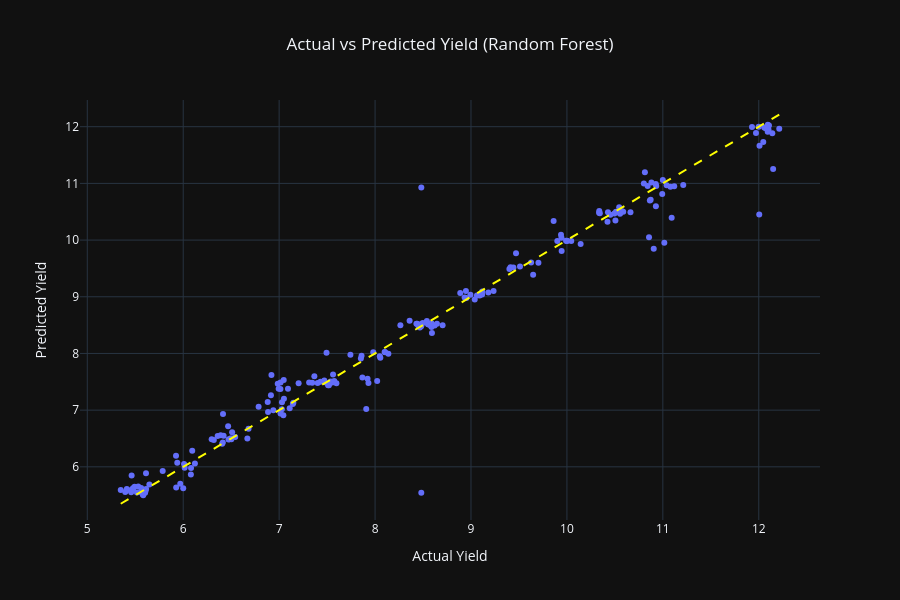

Notebook cell for this chart:
### Code cell
import plotly.express as px
import pandas as pd
import numpy as np

# SAMPLE DATA
sample_size = 200
indices = np.random.choice(len(y_test), sample_size, replace=False)

actual_sample = y_test.iloc[indices]
pred_sample = y_pred_rf[indices]

sample_df = pd.DataFrame({
    "Actual Yield": actual_sample,
    "Predicted Yield": pred_sample
})

# SCATTER PLOT
fig = px.scatter(
    sample_df,
    x="Actual Yield",
    y="Predicted Yield",
    title="Actual vs Predicted Yield (Random Forest)",
    template="plotly_dark",
    hover_data=["Actual Yield", "Predicted Yield"]
)

# Perfect prediction line
fig.add_shape(
    type="line",
    x0=sample_df["Actual Yield"].min(),
    y0=sample_df["Actual Yield"].min(),
    x1=sample_df["Actual Yield"].max(),
    y1=sample_df["Actual Yield"].max(),
    line=dict(color="yellow", dash="dash")
)

fig.update_layout(
    title_x=0.5,
    height=600,
    width=900
)

fig.show()

### Figure 1 — Plotly figure (JSON) as saved in the notebook; plotly's stock layout.template omitted (floating-point values rounded to 4 significant figures; data arrays with more than 128 entries replaced by an {"elided": "..."} marker saying what was removed)
{"data": [{"hovertemplate": "Actual Yield=%{x}<br>Predicted Yield=%{y}<extra></extra>", "legendgroup": "", "marker": {"color": "#636efa", "symbol": "circle"}, "mode": "markers", "name": "", "orientation": "v", "showlegend": false, "type": "scatter", "x": {"elided": "200 float values"}, "xaxis": "x", "y": {"elided": "200 float values"}, "yaxis": "y"}], "layout": {"height": 600, "legend": {"tracegroupgap": 0}, "shapes": [{"line": {"color": "yellow", "dash": "dash"}, "type": "line", "x0": 5.349, "x1": 12.21, "y0": 5.349, "y1": 12.21}], "title": {"text": "Actual vs Predicted Yield (Random Forest)", "x": 0.5}, "width": 900, "xaxis": {"anchor": "y", "domain": [0, 1], "title": {"text": "Actual Yield"}}, "yaxis": {"anchor": "x", "domain": [0, 1], "title": {"text": "Predicted Yield"}}}}
